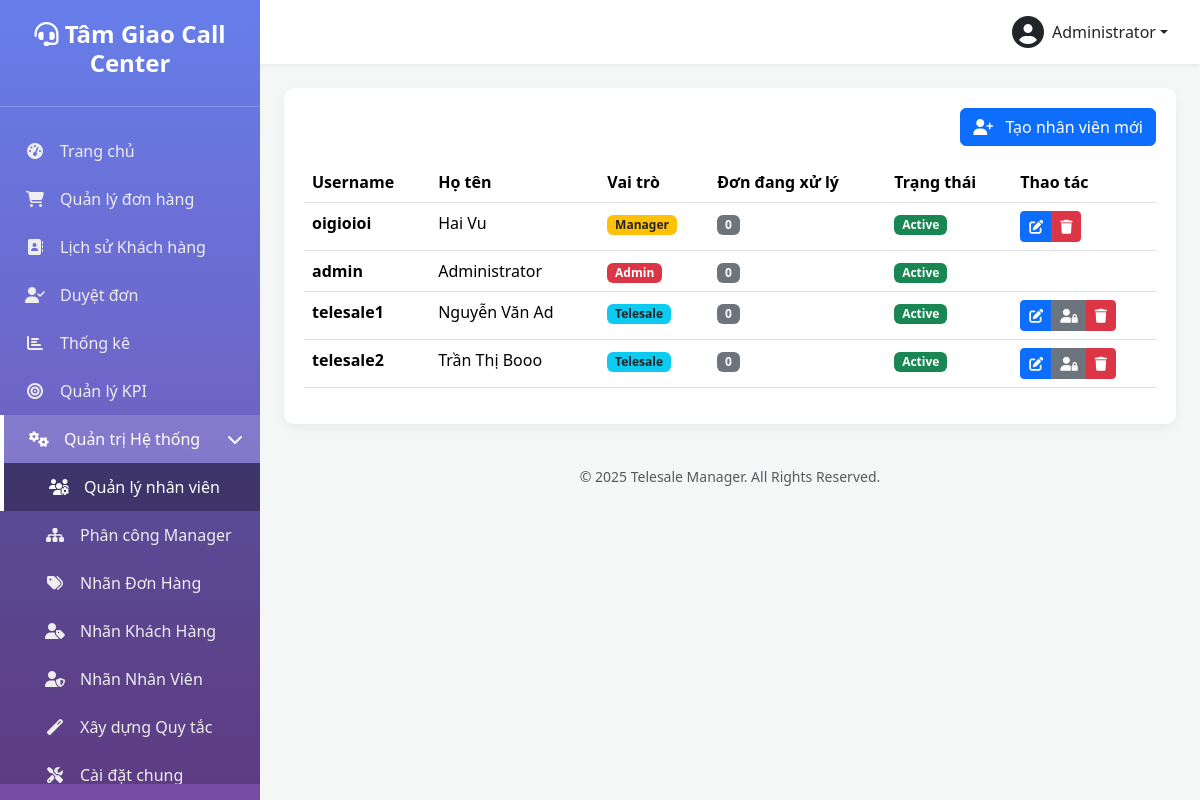
The page /users.php (signed in) on the database as committed earlier.
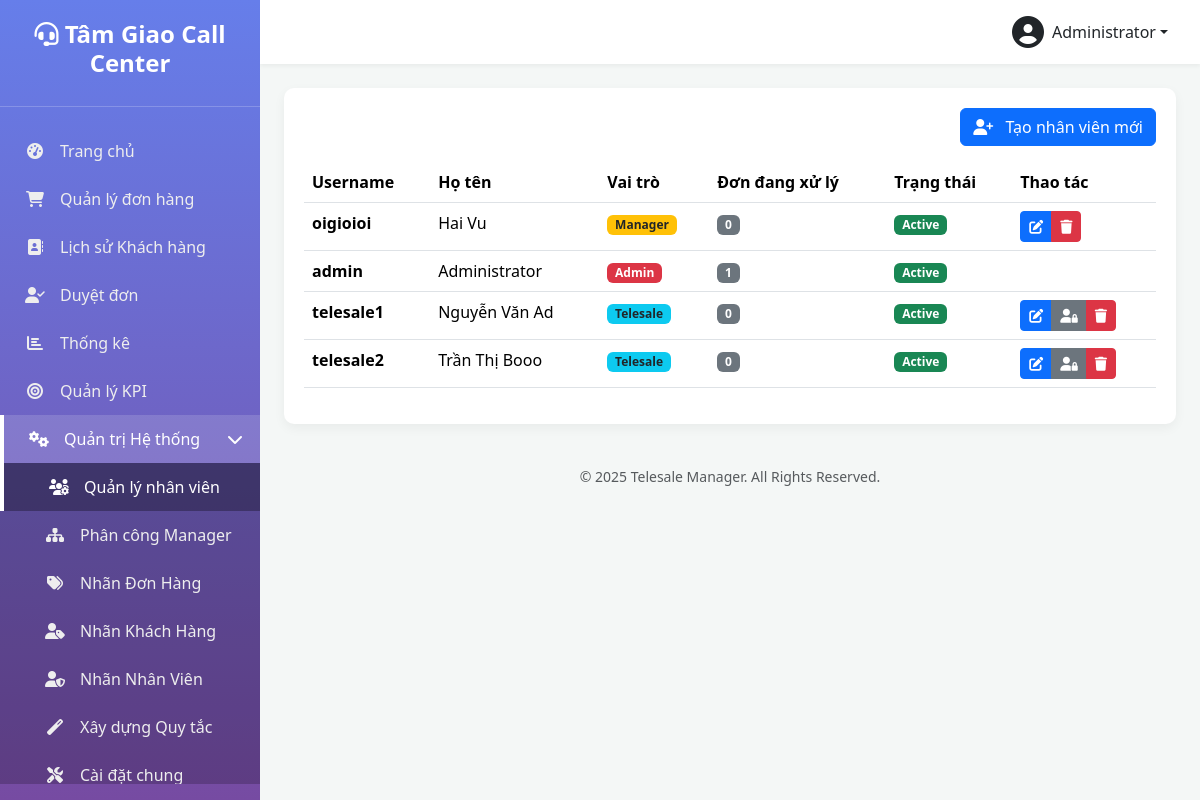
The same page on the database as committed later.
### tables this page shows
CREATE TABLE `users` (
  `id` int(10) UNSIGNED NOT NULL,
  `username` varchar(50) NOT NULL COMMENT 'Tên đăng nhập',
  `password` varchar(255) NOT NULL,
  `full_name` varchar(100) NOT NULL COMMENT 'Họ và tên',
  `email` varchar(100) DEFAULT NULL COMMENT 'Email',
  `phone` varchar(20) DEFAULT NULL COMMENT 'Số điện thoại',
  `role` enum('admin','manager','telesale') NOT NULL DEFAULT 'telesale' COMMENT 'Vai trò: admin, manager, telesale',
  `status` enum('active','inactive','suspended') NOT NULL DEFAULT 'active' COMMENT 'Trạng thái: active, inactive, suspended (bị treo)',
  `avatar` varchar(255) DEFAULT NULL COMMENT 'Đường dẫn ảnh đại diện',
  `last_login_at` datetime DEFAULT NULL COMMENT 'Lần đăng nhập cuối',
  `last_login_ip` varchar(45) DEFAULT NULL COMMENT 'IP đăng nhập cuối',
  `created_at` datetime DEFAULT current_timestamp(),
  `updated_at` datetime DEFAULT current_timestamp() ON UPDATE current_timestamp(),
  `suspension_reason` text DEFAULT NULL,
  `suspension_until` datetime DEFAULT NULL,
  `deleted_at` timestamp NULL DEFAULT NULL
);

### functions.php (called while the page is built, shortened)
<?php
function get_db_connection() {
    static $pdo = null;
    if ($pdo === null) {
        try {
            $dsn = "mysql:host=" . DB_HOST . ";dbname=" . DB_NAME . ";charset=" . DB_CHARSET;
            $options = [
                PDO::ATTR_ERRMODE => PDO::ERRMODE_EXCEPTION,
                PDO::ATTR_DEFAULT_FETCH_MODE => PDO::FETCH_ASSOC,
                PDO::ATTR_EMULATE_PREPARES => false,
            ];
            $pdo = new PDO($dsn, DB_USER, DB_PASS, $options);
        } catch (PDOException $e) {
            die('Database connection failed: ' . $e->getMessage());
        }
    }
    return $pdo;
}
function db_query($sql, $params = []) {
    $pdo = get_db_connection();
    $stmt = $pdo->prepare($sql);
    $stmt->execute($params);
    return $stmt;
}
function db_get_row($sql, $params = []) {
    $stmt = db_query($sql, $params);
    return $stmt->fetch(PDO::FETCH_ASSOC);
}
function db_get_results($sql, $params = []) {
    $stmt = db_query($sql, $params);
    return $stmt->fetchAll(PDO::FETCH_ASSOC);
}
function is_logged_in() {
    return isset($_SESSION['user_id']) && !empty($_SESSION['user_id']);
}
function get_logged_user() {
    static $cached_user = null;
    if ($cached_user === null) {
        $cached_user = db_get_row(
            "SELECT * FROM users WHERE id = ? AND status = 'active'",
            [$_SESSION['user_id']]
        );
    }
    return $cached_user;
}
function is_admin() {
    $user = get_logged_user();
    return $user && is_array($user) && isset($user['role']) && $user['role'] === 'admin';
}

### users.php (the view, shortened to what the changed rows need)
<?php
require_once 'functions.php';
if (!is_logged_in() || (!is_admin() && !is_manager())) {
    redirect('dashboard.php?error=access_denied');
    exit;
}
$current_user = get_logged_user();
if (is_manager()) {
    $users = db_get_results("
        SELECT u.*, COUNT(o.id) as pending_orders
        FROM users u
        INNER JOIN manager_assignments ma ON u.id = ma.telesale_id
        LEFT JOIN orders o ON u.id = o.assigned_to AND o.status NOT IN (SELECT status_key FROM order_status_configs WHERE label LIKE '%mới%' OR label LIKE '%hoàn%' OR label LIKE '%hủy%')
        WHERE ma.manager_id = ?
        GROUP BY u.id
        ORDER BY u.created_at DESC",
        [$current_user['id']]
    );
} else {
    $users = db_get_results("
        SELECT u.*, COUNT(o.id) as pending_orders
        FROM users u
        LEFT JOIN orders o ON u.id = o.assigned_to AND o.status NOT IN (SELECT status_key FROM order_status_configs WHERE label LIKE '%mới%' OR label LIKE '%hoàn%' OR label LIKE '%hủy%')
        GROUP BY u.id
        ORDER BY u.created_at DESC
    ");
}
include 'includes/header.php';
?>
<div class="table-card">
    <div class="table-responsive">
        <table class="table table-hover">
            <thead>
                <tr>
                    <th>Username</th>
                    <th>Họ tên</th>
                    <th>Vai trò</th>
                    <th>Đơn đang xử lý</th>
                    <th>Trạng thái</th>
                    <th>Thao tác</th>
                </tr>
            </thead>
            <tbody>
                <?php if (empty($users)): ?>
                    <tr>
                        <td colspan="6" class="text-center">Không tìm thấy nhân viên nào.</td>
                    </tr>
                <?php else: ?>
                    <?php foreach ($users as $user): ?>
                    <tr>
                        <td><strong><?php echo htmlspecialchars($user['username']); ?></strong></td>
                        <td><?php echo htmlspecialchars($user['full_name']); ?></td>
                        <td>
                            <?php if ($user['role'] === 'admin'): ?>
                                <span class="badge bg-danger">Admin</span>
                            <?php elseif ($user['role'] === 'manager'): ?>
                                <span class="badge bg-warning text-dark">Manager</span>
                            <?php else: ?>
                                <span class="badge bg-info text-dark">Telesale</span>
                            <?php endif; ?>
                        </td>
                        <td><span class="badge bg-secondary"><?php echo $user['pending_orders']; ?></span></td>
                        <td>
                            <?php if ($user['status'] === 'active'): ?>
                                <span class="badge bg-success">Active</span>
                            <?php else: ?>
                                <span class="badge bg-dark"><?php echo ucfirst($user['status']); ?></span>
                            <?php endif; ?>
                        </td>
                        <td>
                        </td>
                    </tr>
                    <?php endforeach; ?>
                <?php endif; ?>
            </tbody>
        </table>
    </div>
</div>
<?php include 'includes/footer.php'; ?>

### includes/header.php (shortened to what the changed rows need)
<?php
$current_user = get_logged_user();
?>
<!DOCTYPE html>
<html lang="vi">
<head>
    <link href="https://cdn.jsdelivr.net/npm/bootstrap@5.3.2/dist/css/bootstrap.min.css" rel="stylesheet">
    <link rel="stylesheet" href="https://cdnjs.cloudflare.com/ajax/libs/font-awesome/6.4.2/css/all.min.css">
</head>
<body>
    <div class="wrapper">
        <div class="main-content">
            <header class="top-navbar d-flex justify-content-end align-items-center">
                <div class="dropdown">
                    <a href="#" class="d-flex align-items-center text-dark text-decoration-none dropdown-toggle" id="dropdownUser" data-bs-toggle="dropdown" aria-expanded="false">
                        <i class="fas fa-user-circle fa-2x me-2"></i>
                        <span><?php echo htmlspecialchars($current_user['full_name']); ?></span>
                    </a>
                </div>
            </header>
            <main class="p-4">

Rows that differ between the two databases and show on the page:
changed users "admin": pending_orders "0" → "1"
